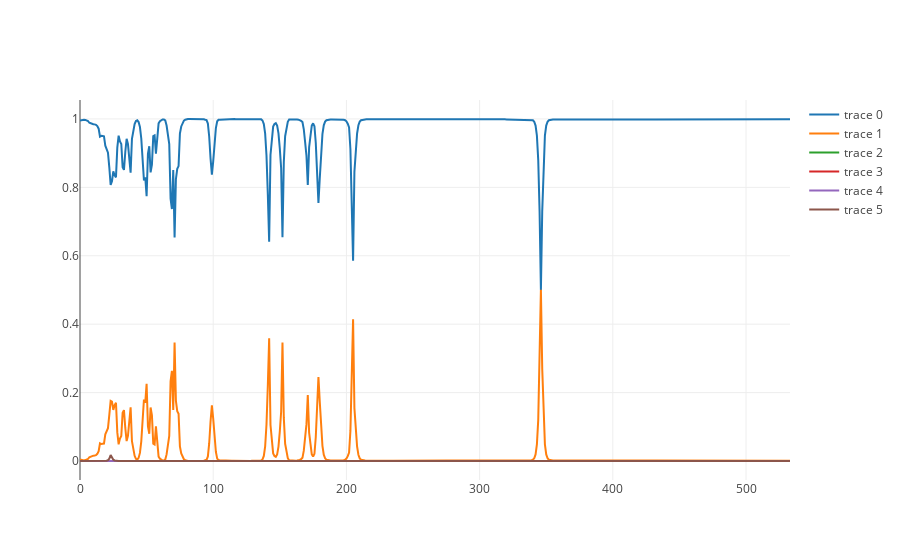

Notebook source saved alongside this figure:
### Markdown cell above
This is the length scale without being optimised

### Code cell
plots = []
for i in range(probas.shape[1]):
    plots.append({'y': probas[0, i, :]})
    
iplot(plots)

### Figure 1 — Plotly figure (JSON) as saved in the notebook; plotly's stock layout.template omitted (floating-point values rounded to 4 significant figures; data arrays with more than 128 entries replaced by an {"elided": "..."} marker saying what was removed)
{"data": [{"y": {"elided": "534 float values"}}, {"y": {"elided": "534 float values"}}, {"y": {"elided": "534 float values"}}, {"y": {"elided": "534 float values"}}, {"y": {"elided": "534 float values"}}, {"y": {"elided": "534 float values"}}], "layout": {}}
